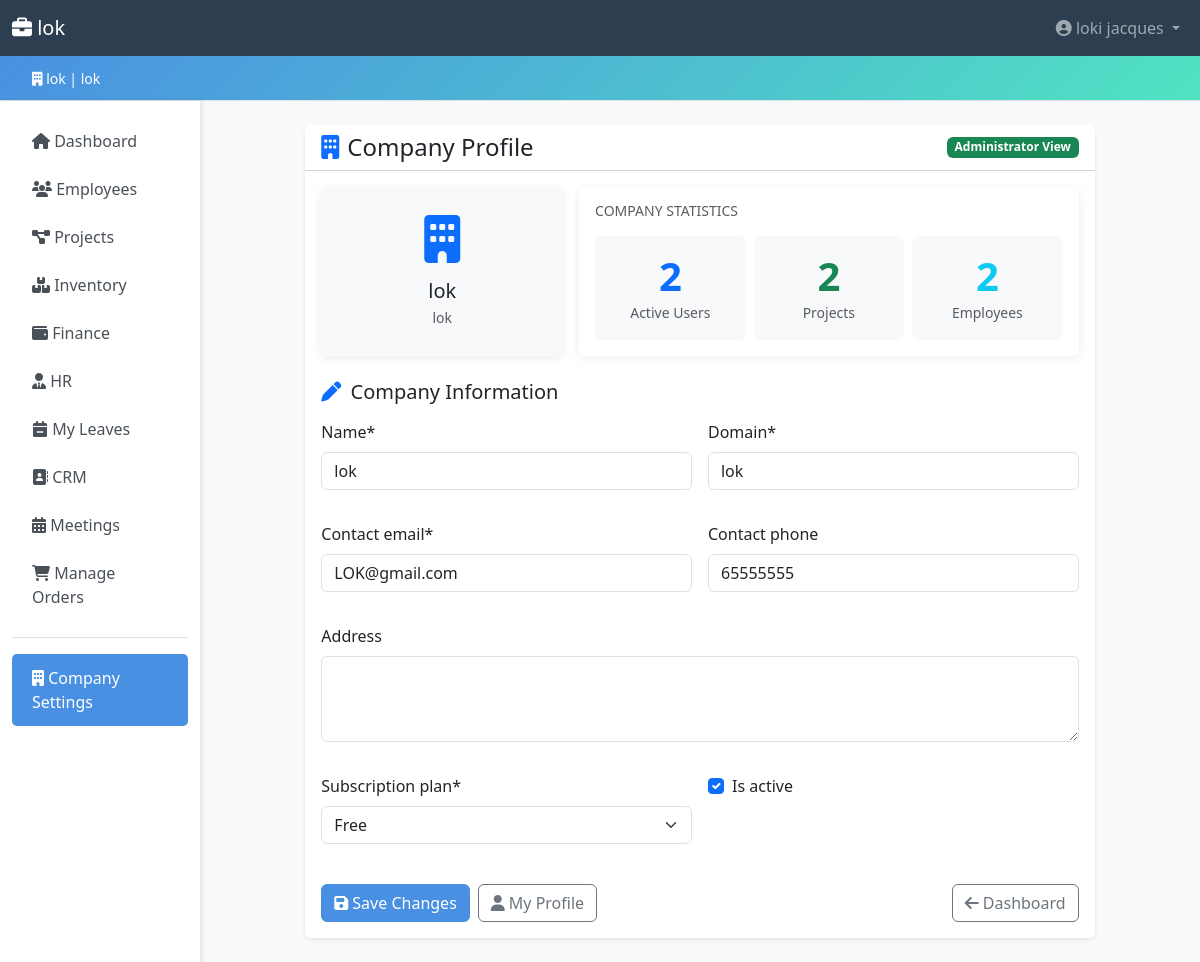
The app's page /profile/company/ (signed in) with its own data.
### accounts/models.py (models this page shows, shortened)
class Company(models.Model):
    PLAN_CHOICES = [
        ('free', 'Free'),
        ('basic', 'Basic'),
        ('premium', 'Premium'),
        ('enterprise', 'Enterprise'),
    ]
    company_id = models.UUIDField(default=uuid.uuid4, editable=False, unique=True)
    name = models.CharField(max_length=200)
    domain = models.CharField(max_length=200, unique=True, db_index=True)
    company_password = models.CharField(max_length=256)  # increased from 128 → 256 for future hash algo headroom
    contact_email = models.EmailField()
    contact_phone = models.CharField(
        max_length=20,
        blank=True,
        validators=[RegexValidator(r'^\+?[\d\s\-().]{7,20}$', 'Enter a valid phone number.')],
    )
    address = models.TextField(blank=True)
    subscription_plan = models.CharField(
        max_length=20,
        choices=PLAN_CHOICES,
        default='free',
    )
    is_active = models.BooleanField(default=True)
    created_at = models.DateTimeField(auto_now_add=True)
    updated_at = models.DateTimeField(auto_now=True)
    class Meta:
        verbose_name_plural = 'Companies'
        ordering = ['name']
        indexes = [
            models.Index(fields=['domain']),
            models.Index(fields=['is_active']),
        ]
    @property
    def active_user_count(self) -> int:
        return self.users.filter(is_active=True).count()

class User(AbstractUser):
    ROLE_CHOICES = [
        ('admin', 'Admin'),
        ('hr_manager', 'HR Manager'),
        ('accountant', 'Accountant'),
        ('manager', 'Manager'),
        ('secretary', 'Secretary'),
        ('stock_manager', 'Stock Manager'),
        ('employee', 'Employee'),
    ]
    username = None  # replaced by email
    email = models.EmailField(unique=True, db_index=True)
    company = models.ForeignKey(
        Company,
        on_delete=models.CASCADE,
        related_name='users',
        null=True,
        blank=True,
    )
    phone = models.CharField(
        max_length=20,
        blank=True,
        validators=[RegexValidator(r'^\+?[\d\s\-().]{7,20}$', 'Enter a valid phone number.')],
    )
    department = models.CharField(max_length=100, blank=True)
    position = models.CharField(max_length=100, blank=True)
    role = models.CharField(
        max_length=20,
        choices=ROLE_CHOICES,
        default='employee',
        db_index=True,
        help_text='User role for access control.',
    )
    is_company_admin = models.BooleanField(
        default=False,
        help_text='Designates whether the user can manage company settings.',
    )
    last_login_ip = models.GenericIPAddressField(null=True, blank=True)
    objects = CustomUserManager()
    USERNAME_FIELD = 'email'
    REQUIRED_FIELDS = ['first_name', 'last_name']
    class Meta:
        ordering = ['email']
        indexes = [
            models.Index(fields=['company', 'role']),
            models.Index(fields=['company', 'is_active']),
        ]
    def get_full_name(self) -> str:
        return f'{self.first_name} {self.last_name}'.strip() or self.email

### accounts/views.py (the view)
# urls.py: path('profile/company/', views.company_profile, name='company_profile'),
@login_required
@require_http_methods(['GET', 'POST'])
def company_profile(request):
    if not request.user.is_company_admin:
        raise PermissionDenied('Only company administrators can access this page.')
    company = request.user.company
    if company is None:
        messages.error(request, 'You are not associated with any company.')
        return redirect('core:dashboard')
    if request.method == 'POST':
        form = CompanyProfileForm(request.POST, instance=company)
        if form.is_valid():
            form.save()
            messages.success(request, 'Company profile updated successfully!')
            return redirect('accounts:company_profile')
    else:
        form = CompanyProfileForm(instance=company)
    return render(request, 'accounts/company_profile.html', {
        'form': form,
        'company': company,
        'title': 'Company Profile',
    })

### templates/accounts/company_profile.html (shortened to what this page needs)
{% extends 'base.html' %}
{% load crispy_forms_tags %}
{% block content %}
<div class="row justify-content-center">
    <div class="col-md-10">
        <div class="card shadow-sm">
            <div class="card-header bg-white d-flex justify-content-between align-items-center">
                <h4 class="mb-0">
                    <i class="fas fa-building me-2 text-primary" aria-hidden="true"></i>Company Profile
                </h4>
                <span class="badge bg-success">Administrator View</span>
            </div>
            <div class="card-body">
                <div class="row g-3 mb-4">
                    <div class="col-md-4">
                        <div class="card bg-light text-center h-100">
                            <div class="card-body d-flex flex-column align-items-center justify-content-center">
                                <i class="fas fa-building fa-3x text-primary mb-3" aria-hidden="true"></i>
                                <h5 class="mb-1">{{ company.name }}</h5>
                                <p class="text-muted small mb-0">{{ company.domain }}</p>
                            </div>
                        </div>
                    </div>
                    <div class="col-md-8">
                        <div class="card h-100">
                            <div class="card-body">
                                <h6 class="card-title text-muted text-uppercase small mb-3">Company Statistics</h6>
                                <div class="row text-center g-2">
                                    <div class="col-4">
                                        <div class="p-3 bg-light rounded">
                                            <p class="display-6 mb-0 fw-bold text-primary">{{ company.active_user_count }}</p>
                                            <small class="text-muted">Active Users</small>
                                        </div>
                                    </div>
                                    <div class="col-4">
                                        <div class="p-3 bg-light rounded">
                                            <p class="display-6 mb-0 fw-bold text-success">{{ company.projects.count }}</p>
                                            <small class="text-muted">Projects</small>
                                        </div>
                                    </div>
                                    <div class="col-4">
                                        <div class="p-3 bg-light rounded">
                                            <p class="display-6 mb-0 fw-bold text-info">{{ company.employees.count }}</p>
                                            <small class="text-muted">Employees</small>
                                        </div>
                                    </div>
                                </div>
                            </div>
                        </div>
                    </div>
                </div>
                <form method="post" novalidate>
                    <h5 class="mb-3">
                        <i class="fas fa-pen me-1 text-primary" aria-hidden="true"></i>
                        Company Information
                    </h5>
                    <div class="row g-3">
                        <div class="col-md-6">{{ form.name|as_crispy_field }}</div>
                        <div class="col-md-6">{{ form.domain|as_crispy_field }}</div>
                        <div class="col-md-6">{{ form.contact_email|as_crispy_field }}</div>
                        <div class="col-md-6">{{ form.contact_phone|as_crispy_field }}</div>
                        <div class="col-12">{{ form.address|as_crispy_field }}</div>
                        <div class="col-md-6">{{ form.subscription_plan|as_crispy_field }}</div>
                        <div class="col-md-6">{{ form.is_active|as_crispy_field }}</div>
                    </div>
                    <div class="d-flex justify-content-between mt-4 flex-wrap gap-2">
                        <div class="d-flex gap-2">
                            <button type="submit" class="btn btn-primary">
                                <i class="fas fa-save me-1" aria-hidden="true"></i>Save Changes
                            </button>
                            <a href="{% url 'accounts:user_profile' %}" class="btn btn-outline-secondary">
                                <i class="fas fa-user me-1" aria-hidden="true"></i>My Profile
                            </a>
                        </div>
                        <a href="{% url 'core:dashboard' %}" class="btn btn-outline-secondary">
                            <i class="fas fa-arrow-left me-1" aria-hidden="true"></i>Dashboard
                        </a>
                    </div>
                </form>
            </div>
        </div>
    </div>
</div>
{% endblock %}

### templates/base.html (shortened to what this page needs)
<!DOCTYPE html>
{% load role_tags %}
<html lang="en">
<head>
    <link href="https://cdn.jsdelivr.net/npm/bootstrap@5.3.0/dist/css/bootstrap.min.css" rel="stylesheet">
    <link rel="stylesheet" href="https://cdnjs.cloudflare.com/ajax/libs/font-awesome/6.4.0/css/all.min.css">
</head>
<body>
    {% if user.is_authenticated %}
    <nav class="navbar navbar-expand-lg navbar-dark">
        <div class="container-fluid">
            <a class="navbar-brand" href="{% url 'core:dashboard' %}">
                <i class="fas fa-briefcase"></i> {{ company.name }}
            </a>
            <div class="collapse navbar-collapse" id="navbarNav">
                <ul class="navbar-nav ms-auto">
                    <li class="nav-item dropdown">
                        <a class="nav-link dropdown-toggle" href="#" id="navbarDropdown" role="button" data-bs-toggle="dropdown">
                            <i class="fas fa-user-circle"></i> {{ user.get_full_name }}
                        </a>
                    </li>
                </ul>
            </div>
        </div>
    </nav>
    <div class="company-banner">
        <div class="container-fluid">
            <small><i class="fas fa-building"></i> {{ company.name }} | {{ company.domain }}</small>
        </div>
    </div>
    {% endif %}
    <div class="container-fluid">
        <div class="row">
            {% if user.is_authenticated %}
            <nav class="col-md-2 d-md-block sidebar py-3">
                <div class="position-sticky">
                    <ul class="nav flex-column">
                        <li class="nav-item">
                            <a class="nav-link {% if request.resolver_match.app_name == 'core' and request.resolver_match.url_name == 'dashboard' %}active{% endif %}"
                               href="{% url 'core:dashboard' %}">
                                <i class="fas fa-home"></i> Dashboard
                            </a>
                        </li>
                        {% if user|has_role:'admin,hr_manager,manager,accountant,secretary,stock_manager,employee' %}
                        <li class="nav-item">
                            <a class="nav-link {% if request.resolver_match.app_name == 'employees' %}active{% endif %}"
                               href="{% url 'employees:employee_list' %}">
                                <i class="fas fa-users"></i> Employees
                            </a>
                        </li>
                        {% endif %}
                        {% if user|has_role:'admin,hr_manager,manager,accountant,secretary,stock_manager,employee' %}
                        <li class="nav-item">
                            <a class="nav-link {% if request.resolver_match.app_name == 'projects' %}active{% endif %}"
                               href="{% url 'projects:project_list' %}">
                                <i class="fas fa-project-diagram"></i> Projects
                            </a>
                        </li>
                        {% endif %}
                        {% if user|has_role:'admin,manager,hr_manager,accountant,secretary,stock_manager,employee' %}
                        <li class="nav-item">
                            <a class="nav-link {% if request.resolver_match.app_name == 'inventory' %}active{% endif %}"
                               href="{% url 'inventory:stock_list' %}">
                                <i class="fas fa-boxes"></i> Inventory
                            </a>
                        </li>
                        {% endif %}
                        {% if user|has_role:'admin,accountant,manager' %}
                        <li class="nav-item">
                            <a class="nav-link {% if request.resolver_match.app_name == 'finance' %}active{% endif %}"
                               href="{% url 'finance:index' %}">
                                <i class="fas fa-wallet"></i> Finance
                            </a>
                        </li>
                        {% endif %}
                        {% if user|has_role:'admin,hr_manager' %}
                        <li class="nav-item">
                            <a class="nav-link {% if request.resolver_match.app_name == 'hr' %}active{% endif %}"
                               href="{% url 'hr:position_list' %}">
                                <i class="fas fa-user-tie"></i> HR
                            </a>
                        </li>
                        {% endif %}
                        {% if user|has_role:'admin,hr_manager,manager,secretary,accountant,stock_manager,employee' %}
                        <li class="nav-item">
                            <a class="nav-link {% if request.resolver_match.app_name == 'hr' and 'leave' in request.resolver_match.url_name %}active{% endif %}"
                               href="{% url 'hr:my_leave_list' %}">
                                <i class="fas fa-calendar-minus"></i> My Leaves
                            </a>
                        </li>
                        {% endif %}
                        {% if user|has_role:'admin,manager,secretary' %}
                        <li class="nav-item">
                            <a class="nav-link {% if request.resolver_match.app_name == 'crm' %}active{% endif %}"
                               href="{% url 'crm:contact_list' %}">
                                <i class="fas fa-address-book"></i> CRM
                            </a>
                        </li>
                        {% endif %}
                        {% if user|has_role:'admin,hr_manager,manager,secretary,accountant,employee' %}
                        <li class="nav-item">
                            <a class="nav-link {% if request.resolver_match.app_name == 'meetings' %}active{% endif %}"
                               href="{% url 'meetings:dashboard' %}">
                                <i class="fas fa-calendar-alt"></i> Meetings
                            </a>
                        </li>
                        {% endif %}
                        {% if is_company_admin or user.is_superuser %}
                        <li class="nav-item">
                            <a class="nav-link {% if request.resolver_match.app_name == 'marketplace' and request.resolver_match.url_name == 'admin_order_dashboard' %}active{% endif %}"
                               href="{% url 'marketplace:admin_order_dashboard' %}">
                                <i class="fas fa-shopping-cart"></i> Manage Orders
                            </a>
                        </li>
                        {% endif %}
                        {% if is_company_admin or user.is_superuser %}
                        <li class="nav-item mt-3 border-top pt-3">
                            <a class="nav-link {% if request.resolver_match.app_name == 'accounts' and request.resolver_match.url_name == 'company_profile' %}active{% endif %}"
                               href="{% url 'accounts:company_profile' %}">
                                <i class="fas fa-building"></i> Company Settings
                            </a>
                        </li>
                        {% endif %}
                    </ul>
                </div>
            </nav>
            {% endif %}
            <main class="col-md-10 ms-sm-auto px-md-4 py-4 min-w-0">
                {% block content %}{% endblock %}
            </main>
        </div>
    </div>
</body>
</html>

### records on screen
Company: name "lok", domain "lok", active_user_count "2", projects.count "2", employees.count "2", contact_email "LOK@gmail.com", contact_phone "65555555", subscription_plan "Free", is_active "☑"
User: get_full_name "loki jacques"
